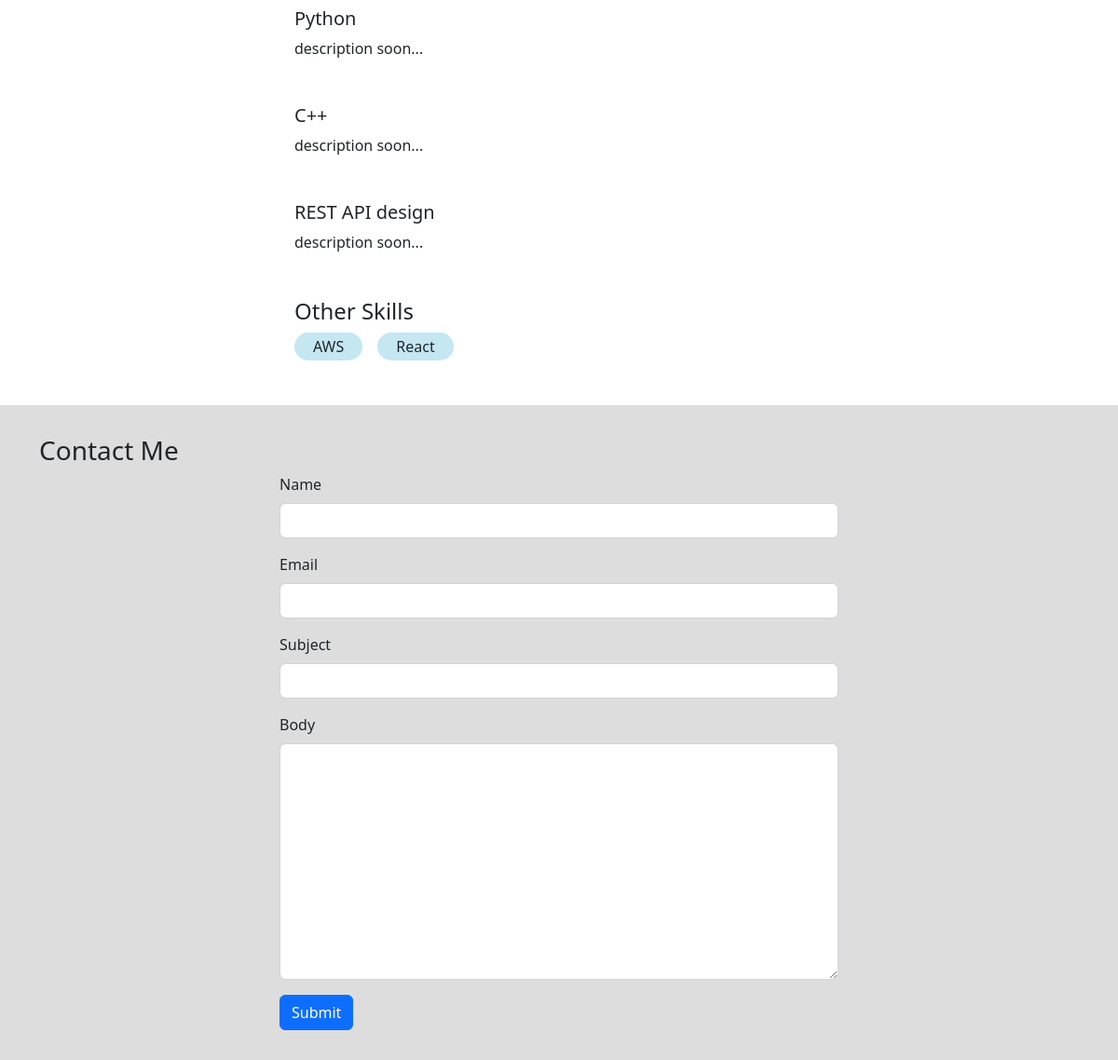
The app's page / (lower part), older data.
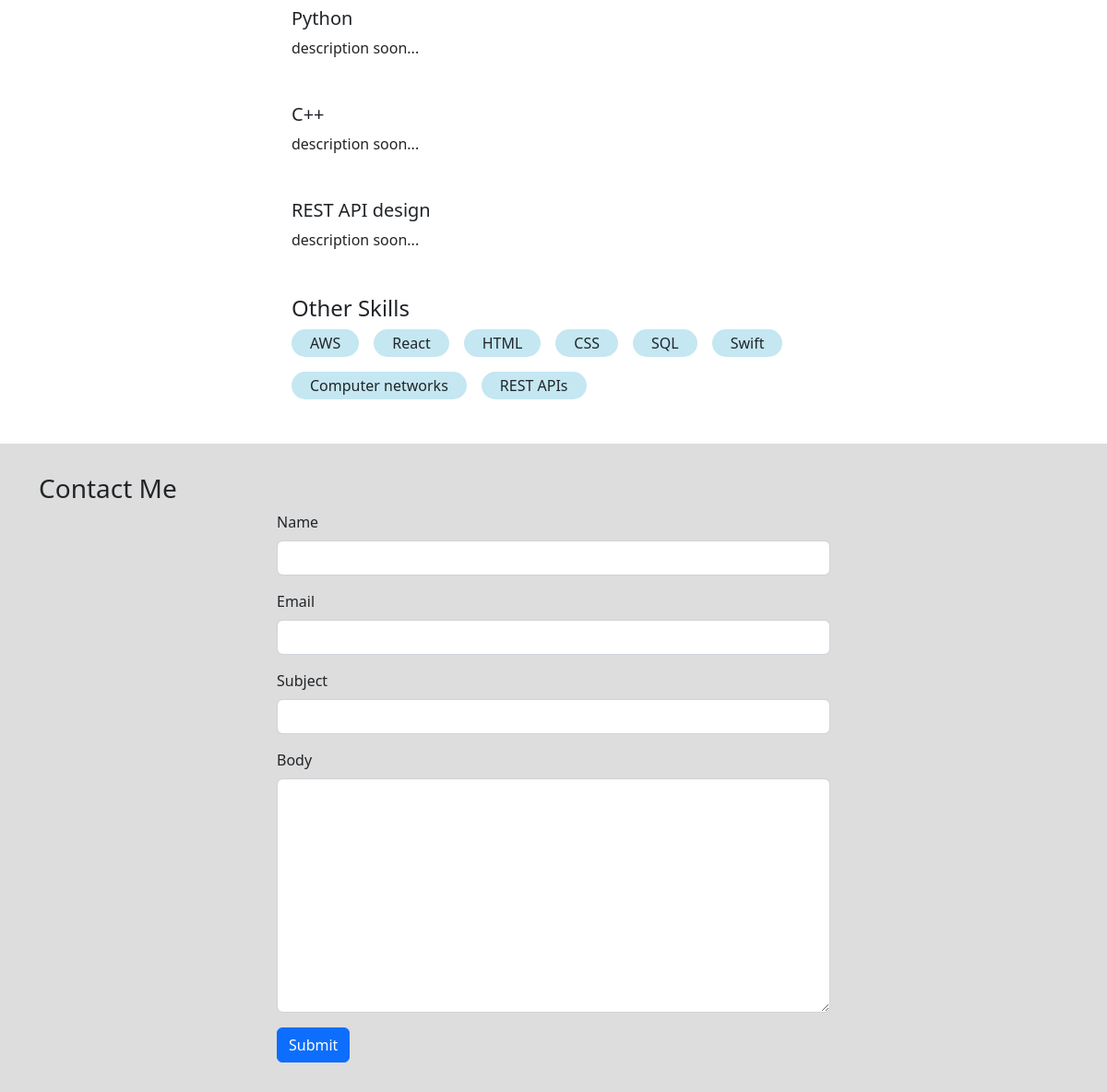
The same page, newer data.
### base/models.py (models this page shows, shortened)
class Skill(models.Model):
    title = models.CharField(max_length=200)
    body = models.TextField(null=True, blank=True)
    logo = models.ImageField(null=True, default="skill_logo.png")
    created = models.DateTimeField(auto_now_add=True)
    id = models.UUIDField(default=uuid.uuid4, unique=True, primary_key=True, editable=False)

class Message(models.Model):
    name = models.CharField(max_length=200,null=True)
    email = models.CharField(max_length=200,null=True)
    subject = models.CharField(max_length=200,null=True)
    body = models.TextField()
    is_read = models.BooleanField(default=False)
    created = models.DateTimeField(auto_now_add=True)
    id = models.UUIDField(default=uuid.uuid4, unique=True, primary_key=True, editable=False)

### base/views.py (the view)
# urls.py: path('', views.homePage, name="home"),
def homePage(request):
    projects = Project.objects.all()
    detailed_skills = Skill.objects.exclude(body='')
    skills = Skill.objects.filter(body='')
    form = MessageForm()
    if request.method == 'POST':
        form = MessageForm(request.POST)
        if form.is_valid():
            form.save()
            messages.success(request, 'Your message was successfully sent!')
    context = {'projects':projects, 'detailed_skills':detailed_skills ,'skills': skills, 'form':form }
    return render(request, 'base/home.html', context)

### base/forms.py
class MessageForm(ModelForm):
    class Meta:
        model = Message
        fields = '__all__'
        exclude = ['is_read']
    def __init__(self, *args, **kwargs):
        super(MessageForm, self).__init__(*args, **kwargs)
        self.fields['name'].widget.attrs.update(
            {'class': 'form-control'})
        self.fields['email'].widget.attrs.update(
            {'class': 'form-control', })
        self.fields['subject'].widget.attrs.update(
            {'class': 'form-control', })
        self.fields['body'].widget.attrs.update(
            {'class': 'form-control', })

### base/templates/base/home.html (shortened to what this page needs)
    {% extends 'base/main.html' %}
    {% load static %}
    {% block content %}
    <section class="section--1">
        <div class="skills--container">
            {% for skill in detailed_skills %}
            <div class="skill--wrapper">
                <div>
                    <h5>{{skill.title}}</h5>
                <p>{{skill.body}}</p>
                </div>
            </div>
            {% endfor %}
            <h4>Other Skills</h4>
            <div class="other--skills--wrapper">
                {% for skill in skills %}
                <div class="skill--tag">
                    <span>{{skill.title}}</span>
                </div>
                {% endfor %}
            </div>
        </div>
    </section>
    <section class="section--2" id="contact">
        <div class="container">
            <h3>Contact Me</h3>
            <form class="contact--form" method="POST">
                {% for field in form  %}
                <div class="mb-3">
                    <label for="exampleInputPassword1" class="form-label">{{field.label}}</label>
                    {{field}}
                </div>
                {% endfor %}
                <input class="btn btn-primary" type="submit" value="Submit">
            </form>
        </div>
    </section>
    {% endblock content %}

Row changes from the older to the newer data that the page shows:
added Skill: title "HTML", shown under "Other Skills"
added Skill: title "CSS", shown under "Other Skills"
added Skill: title "SQL", shown under "Other Skills"
added Skill: title "Swift", shown under "Other Skills"
added Skill: title "Computer networks", shown under "Other Skills"
added Skill: title "REST APIs", shown under "Other Skills"
